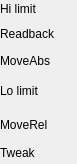
     <widget class="caFrame" name="caFrame_1">
      <property name="geometry">
       <rect>
        <x>5</x>
        <y>26</y>
        <width>77</width>
        <height>164</height>
       </rect>
      </property>
      <widget class="caLabel" name="caLabel_11">
       <property name="geometry">
        <rect>
         <x>0</x>
         <y>143</y>
         <width>75</width>
         <height>19</height>
        </rect>
       </property>
       <property name="text">
        <string>Tweak</string>
       </property>
       <property name="alignment">
        <set>Qt::AlignAbsolute|Qt::AlignLeading|Qt::AlignLeft|Qt::AlignVCenter</set>
       </property>
       <property name="fontScaleMode">
        <enum>ESimpleLabel::Height</enum>
       </property>
       <property name="foreground">
        <color>
         <red>0</red>
         <green>0</green>
         <blue>0</blue>
        </color>
       </property>
       <property name="background">
        <color alpha="0">
         <red>0</red>
         <green>0</green>
         <blue>0</blue>
        </color>
       </property>
       <property name="frameShape">
        <enum>QFrame::NoFrame</enum>
       </property>
      </widget>
      <widget class="caLabel" name="caLabel_12">
       <property name="geometry">
        <rect>
         <x>0</x>
         <y>116</y>
         <width>75</width>
         <height>18</height>
        </rect>
       </property>
       <property name="text">
        <string>MoveRel</string>
       </property>
       <property name="alignment">
        <set>Qt::AlignAbsolute|Qt::AlignLeading|Qt::AlignLeft|Qt::AlignVCenter</set>
       </property>
       <property name="fontScaleMode">
        <enum>ESimpleLabel::Height</enum>
       </property>
       <property name="foreground">
        <color>
         <red>0</red>
         <green>0</green>
         <blue>0</blue>
        </color>
       </property>
       <property name="background">
        <color alpha="0">
         <red>0</red>
         <green>0</green>
         <blue>0</blue>
        </color>
       </property>
       <property name="frameShape">
        <enum>QFrame::NoFrame</enum>
       </property>
      </widget>
      <widget class="caLabel" name="caLabel_13">
       <property name="geometry">
        <rect>
         <x>0</x>
         <y>82</y>
         <width>86</width>
         <height>18</height>
        </rect>
       </property>
       <property name="text">
        <string>Lo limit</string>
       </property>
       <property name="alignment">
        <set>Qt::AlignAbsolute|Qt::AlignLeading|Qt::AlignLeft|Qt::AlignVCenter</set>
       </property>
       <property name="fontScaleMode">
        <enum>ESimpleLabel::Height</enum>
       </property>
       <property name="foreground">
        <color>
         <red>0</red>
         <green>0</green>
         <blue>0</blue>
        </color>
       </property>
       <property name="background">
        <color alpha="0">
         <red>0</red>
         <green>0</green>
         <blue>0</blue>
        </color>
       </property>
       <property name="frameShape">
        <enum>QFrame::NoFrame</enum>
       </property>
      </widget>
      <widget class="caLabel" name="caLabel_14">
       <property name="geometry">
        <rect>
         <x>0</x>
         <y>52</y>
         <width>75</width>
         <height>18</height>
        </rect>
       </property>
       <property name="text">
        <string>MoveAbs</string>
       </property>
       <property name="alignment">
        <set>Qt::AlignAbsolute|Qt::AlignLeading|Qt::AlignLeft|Qt::AlignVCenter</set>
       </property>
       <property name="fontScaleMode">
        <enum>ESimpleLabel::Height</enum>
       </property>
       <property name="foreground">
        <color>
         <red>0</red>
         <green>0</green>
         <blue>0</blue>
        </color>
       </property>
       <property name="background">
        <color alpha="0">
         <red>0</red>
         <green>0</green>
         <blue>0</blue>
        </color>
       </property>
       <property name="frameShape">
        <enum>QFrame::NoFrame</enum>
       </property>
      </widget>
      <widget class="caLabel" name="caLabel_15">
       <property name="geometry">
        <rect>
         <x>0</x>
         <y>25</y>
         <width>86</width>
         <height>18</height>
        </rect>
       </property>
       <property name="text">
        <string>Readback</string>
       </property>
       <property name="alignment">
        <set>Qt::AlignAbsolute|Qt::AlignLeading|Qt::AlignLeft|Qt::AlignVCenter</set>
       </property>
       <property name="fontScaleMode">
        <enum>ESimpleLabel::Height</enum>
       </property>
       <property name="foreground">
        <color>
         <red>0</red>
         <green>0</green>
         <blue>0</blue>
        </color>
       </property>
       <property name="background">
        <color alpha="0">
         <red>0</red>
         <green>0</green>
         <blue>0</blue>
        </color>
       </property>
       <property name="frameShape">
        <enum>QFrame::NoFrame</enum>
       </property>
      </widget>
      <widget class="caLabel" name="caLabel_16">
       <property name="geometry">
        <rect>
         <x>0</x>
         <y>0</y>
         <width>86</width>
         <height>18</height>
        </rect>
       </property>
       <property name="text">
        <string>Hi limit</string>
       </property>
       <property name="alignment">
        <set>Qt::AlignAbsolute|Qt::AlignLeading|Qt::AlignLeft|Qt::AlignVCenter</set>
       </property>
       <property name="fontScaleMode">
        <enum>ESimpleLabel::Height</enum>
       </property>
       <property name="foreground">
        <color>
         <red>0</red>
         <green>0</green>
         <blue>0</blue>
        </color>
       </property>
       <property name="background">
        <color alpha="0">
         <red>0</red>
         <green>0</green>
         <blue>0</blue>
        </color>
       </property>
       <property name="frameShape">
        <enum>QFrame::NoFrame</enum>
       </property>
      </widget>
     </widget>
